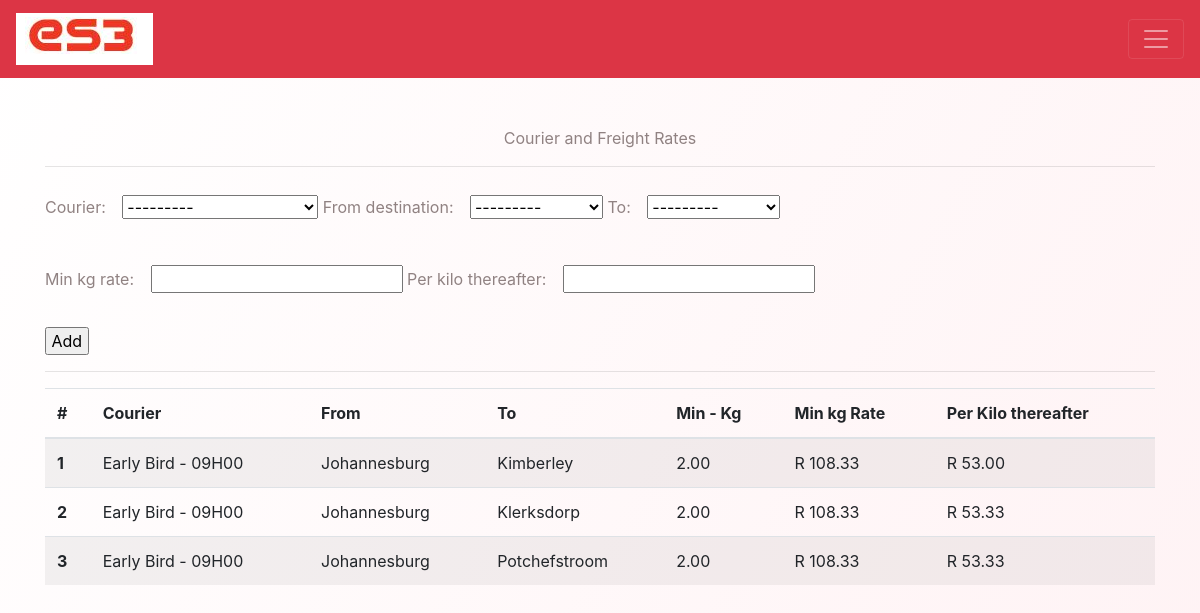
Before: /rate-card/add/ with the older database file.
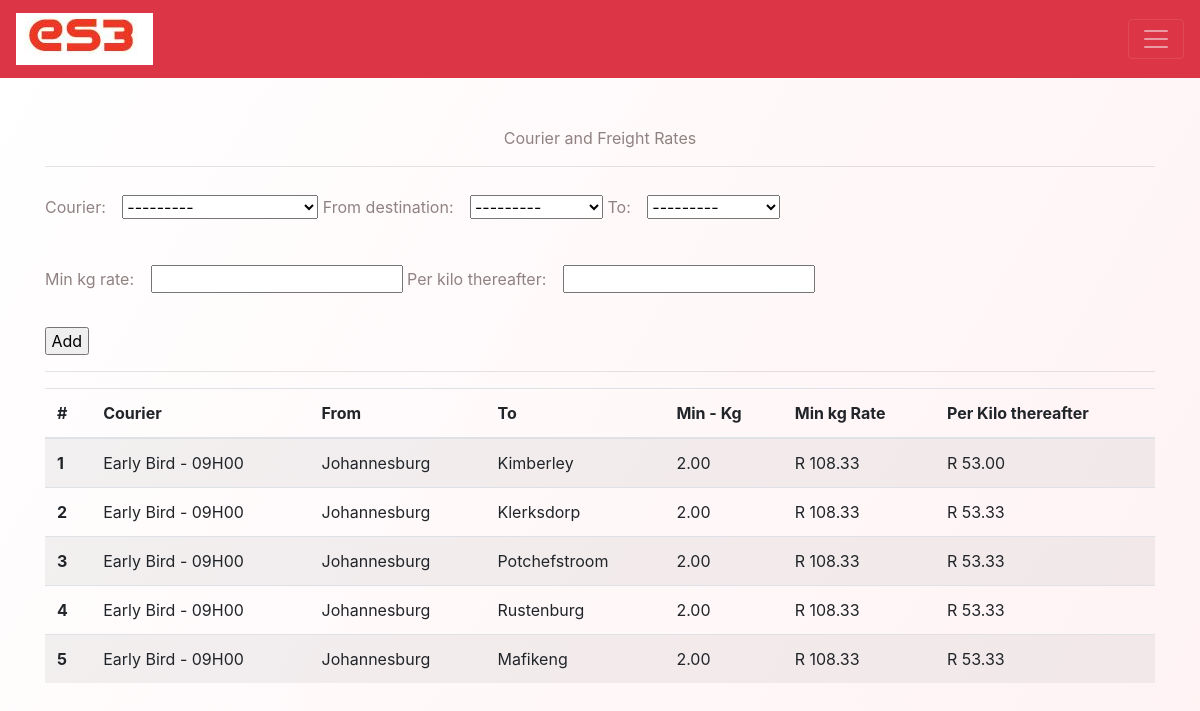
After: the same page with the newer database file.
### LogisticForOrder/models.py (models this page shows, shortened)
class Rate(models.Model):
    courier = models.ForeignKey(CourierAgency, on_delete=models.CASCADE)
    from_destination = models.ForeignKey(
        Destination, on_delete=models.CASCADE, related_name="From")
    to = models.ForeignKey(
        Destination, on_delete=models.CASCADE, related_name="To")
    min_kg_rate = models.DecimalField(max_digits=5, decimal_places=2)
    per_kilo_thereafter = models.DecimalField(max_digits=5,
                                              decimal_places=2)
    created_on = models.DateTimeField(auto_now_add=True)
    update_on = models.DateTimeField(auto_now=True)
    class Meta:
        ordering = ['created_on']
        db_table = "rate_card"

class CourierAgency(models.Model):
    name = models.CharField(max_length=255)
    slug = models.SlugField(unique=True, max_length=255)
    description = models.TextField()
    created_on = models.DateTimeField(auto_now_add=True)
    update_on = models.DateTimeField(auto_now_add=True)
    min_kg = models.DecimalField(max_digits=5, decimal_places=2, default=0)
    def __str__(self):
        return self.name
    class Meta:
        ordering = ['created_on']
        db_table = "courier_agenecy"
        verbose_name_plural = "courier Agenecies"

class Destination(models.Model):
    name = models.CharField(max_length=255)
    slug = models.SlugField(unique=True, max_length=255)
    description = models.TextField()
    created_on = models.DateTimeField(auto_now_add=True)
    update_on = models.DateTimeField(auto_now_add=True)
    def __str__(self):
        return self.name
    class Meta:
        ordering = ['created_on']
        db_table = "destnation"

### LogisticForOrder/views.py (the view, shortened to what this page needs)
# urls.py: path('rate-card/add/', CreateRateCard.as_view(), name='create-rate-card'),
class CreateRateCard(FormView):
    form_class = RateCardCreateForm
    success_url = reverse_lazy('create-rate-card')
    template_name = 'LogisticForOrder/add_rate_card.html'
    model = Rate
    initial = {}
    def get_context_data(self, **kwargs):
        context = super().get_context_data(**kwargs)
        context['records'] = Rate.objects.all().order_by('courier', 'from_destination')
        return context

### LogisticForOrder/form.py
class RateCardCreateForm(forms.ModelForm):
    class Meta:
        model = Rate
        fields = '__all__'

### LogisticForOrder/templates/LogisticForOrder/add_rate_card.html (shortened to what this page needs)
{% extends "LogisticForOrder/base.html" %}
{% load static %}
{% block content %}
<div class="container">
<span class="mt-5" style="display: flex;color:#908282;justify-content: center;
    align-items: center;">Courier and Freight Rates</span>
<hr>
    <form method="POST">
        <div class="form-group">
        {{ form.courier.label_tag }}
        {{ form.courier }}
        {{ form.from_destination.label_tag }}
        {{ form.from_destination| safe}}
        {{ form.to.label_tag }}
        {{ form.to }}
        </div>
        <div class="form-group">
        {{ form.min_kg_rate.label_tag }}
        {{ form.min_kg_rate }}
        {{ form.per_kilo_thereafter.label_tag }}
        {{ form.per_kilo_thereafter }}
        </div>
        <input type="submit" value=" Add ">
    </form>
    <hr>
    <table class="table table-striped">
        <thead>
          <tr>
            <th scope="col">#</th>
            <th scope="col">Courier</th>
            <th scope="col">From</th>
            <th scope="col">To</th>
            <th scope="col">Min - Kg</th>
            <th scope="col">Min kg Rate</th>
            <th scope="col">Per Kilo thereafter</th>
          </tr>
        </thead>
        <tbody>
        {% for d in records %}
          <tr>
            <th scope="row"> {{ forloop.counter }}</th>
            <td>{{d.courier}}</td>
            <td>{{d.from_destination}}</td>
            <td>{{d.to}}</td>
            <td>{{d.courier.min_kg}}</td>
            <td>R {{d.min_kg_rate}}</td>
            <td>R {{d.per_kilo_thereafter}}</td>
          </tr>
        {% endfor %}
        </tbody>
      </table>
</div>
{% endblock %}
{% block CSS_Link %}
 <link rel="stylesheet" href="{% static 'LogisticForOrder/add_rate_card.css' %}">
{% endblock %}

Changed rows visible on the page:
added Rate: courier "Early Bird - 09H00", from_destination "Johannesburg", to "Rustenburg", courier.min_kg "2.00", min_kg_rate "108.33", per_kilo_thereafter "53.33"
added Rate: courier "Early Bird - 09H00", from_destination "Johannesburg", to "Mafikeng", courier.min_kg "2.00", min_kg_rate "108.33", per_kilo_thereafter "53.33"
